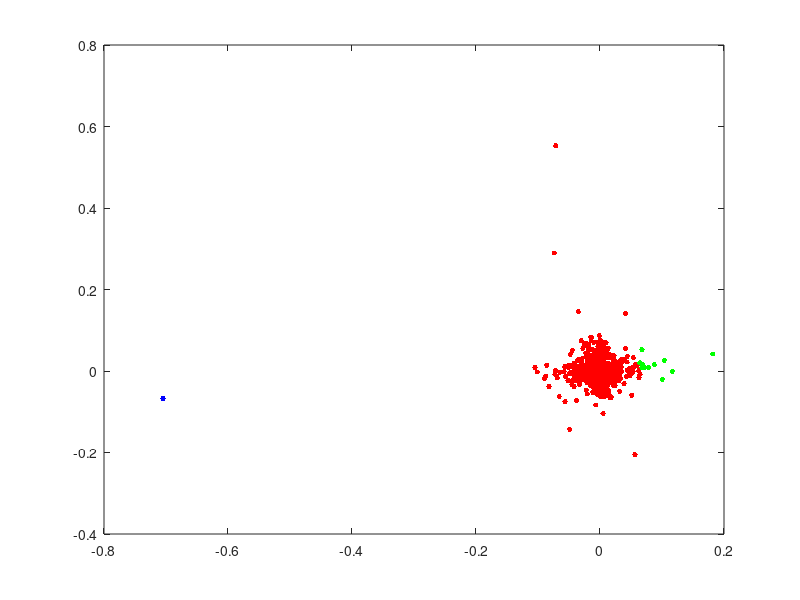

This figure's MATLAB source: (Note: this script raises an error after producing the figure.)
function CSE847HW4()

    function err = error(X, c, idx)
        err = 0;
        for n=1:size(X,0)
            err = err + norm(c(idx(n), :) - X(n), :)^2; % squared sum error
        end
    end

    function err = difference(old_c, c)
        err = 0;
        for n=1:size(c)
            err = err + abs(norm(c(n) - old_c(n)));
        end
    end

    function c = update_centers(X, idx)
        % disp(size(X, 1));
        idxmax = max(idx);
        x2size = size(X, 2);
        c = zeros(max(idx),size(X, 2));  % max of idx is # of clusters
        disp('C!');
        disp(c);
        counts = zeros(idxmax, 1);
        xsizey = size(X);
        idxsize = size(idx);
        % csize = size(c);
        for n=1:size(X, 1)
            % disp('c size');
            % disp(size(c));
            % disp('n');
            % disp(n)
            % disp('idx of n');
            % disp(idx(n));
            disp('thing im adding!');
            disp(c(idx(n), :) + X(n));
            c(idx(n), :) = c(idx(n), :) + X(n, :); % add x data point to 
            counts(idx(n)) = counts(idx(n)) + 1; % add membership
        end
        
        % disp('counts');
        % disp(counts)
        % disp('cpre');
        % disp(c);
        % divide
        for n=1:size(counts)
            % disp('idx(n)');
            
            % disp('counts(idx(n))');
            % disp(counts(idx(n)));
            c(n, :) = c(n, :)./counts(n);
        end
        disp('cpost');
        disp(c);
    end
    
    function idx = update_memberships(X, c)
        idx = zeros(size(X, 1), 1);
        
        for i=1:size(X, 1)
            temp = zeros(size(c, 1), 1);
            for j=1:size(temp, 1)
                temp(j) = norm(X(i, :)-c(j, :))^2;
            end
            [~, min_indx] = min(temp);  % only care about min index
            idx(i) = min_indx;
            % disp('temp/idx');
            % disp(temp);
            % disp(idx);
        end
    end

    function [idx, c] = cust_kmeans(X, k, tol)
        c = [];
        idx = [];
        % disp('X');
        % disp(X);
        % initiate first center
        c = [X(randi(size(X, 1)), :)];
        for n=1:k-1
            temp = zeros(size(X,1),1);
            for l=1:size(X, 1)
                c_dists = zeros(size(c,1), 1);
                for m=1:size(c,1)
                    c_dists(m) = (norm(X(l)-c(m)))^2;
                end
                % disp('m: ');
                % disp(m);
                % disp('cdists');
                % disp(c_dists);
                % c dists now has distance from point to all centroids
                [~, temp_c_min_idx] = min(c_dists);
                closest = c(temp_c_min_idx);
                % disp('closest centroid');
                % disp(closest);
                % temp will get distance from closest centroiid for point l
                temp(l) = norm(X(l)-closest)^2;
            end
            % disp('temps');
            % disp(temp);
            [~, max_dist_idx] = max(temp);
            % disp('max dist idx');
            % disp(max_dist_idx);
            % disp('X');
            % disp(X);
            % disp('c');
            % disp(c);
            c = [c; X(max_dist_idx, :)];
            
        end
        % disp('initalized c:');
        %  disp(c);
        idx = update_memberships(X, c);
        dif = tol*10;
        while dif > tol
            old_c = c;
            % disp('cs:');
            % disp(c);
            % disp('idx');
            % disp(idx);
            c = update_centers(X, idx);
            dif = difference(old_c, c);
            % plot_stuff(X, c, idx);
            % disp('dif');
            % disp(dif);
        end
        %  disp('cend:');
        % disp(c);
    end

    function [idx, c, ystar] = spectral_kmeans(X, k, tol, num_eigs)
        x_square = X*X.';
        [reigvs, eigs] = eig(x_square);
        disp('size x');
        disp(size(X));
        % disp('reigvs');
        % disp(reigvs);
        disp('size xsquare');
        disp(size(x_square));
        [eigs,ind] = sort(diag(eigs));
        reigvs = reigvs(:,ind);

        
        ystar = reigvs(:, 1:num_eigs);
        disp('ystar size');
        disp(size(ystar));
        [idx, c] = cust_kmeans(ystar, k, tol);
    end

    sample_data = randn(1000, 3);
    % [idx, c] = cust_kmeans(sample_data, 5, .001);
    % [idx, c] = kmeans(sample_data, 5);
    % disp('regular k-means centers');
    % disp(c);
    % X = sample_data;
    % threed_plot_stuff(X, c, idx);
    
    
    [idx, c, xs] = spectral_kmeans(sample_data, 3, .001, 2);
    disp('spectral k-means centers in 2d');
    disp(c);
    twod_plot_stuff(xs, c, idx);
    
    function [] = threed_plot_stuff(X, c, idx)
        figure;
        plot3(X(idx==1,1),X(idx==1,2),X(idx==1,3),'r.','MarkerSize',12)
        hold on
        plot3(X(idx==2,1),X(idx==2,2),X(idx==2,3),'b.','MarkerSize',12)
        hold on
        plot3(X(idx==3,1),X(idx==3,2),X(idx==3,3),'g.','MarkerSize',12)
        hold on
        plot3(X(idx==4,1),X(idx==4,2),X(idx==4,3),'c.','MarkerSize',12)
        hold on
        plot3(X(idx==5,1),X(idx==5,2),X(idx==5,3),'m.','MarkerSize',12)
        xlim('auto');
        ylim('auto');
        % plot3(c(:,1),c(:,2),c(:,3),'kx', 'MarkerSize',14,'LineWidth',3) 
        legend('Cluster 1','Cluster 2','Cluster 3', 'Cluster 4', 'Cluster 5', 'Centroids','Location','NE')
        title 'Cluster Assignments and Centroids'
        hold off
    end

    function [] = twod_plot_stuff(X, c, idx)
        figure;
        plot(X(idx==1,1),X(idx==1,2),'r.','MarkerSize',12)
        hold on
        plot(X(idx==2,1),X(idx==2,2),'b.','MarkerSize',12)
        hold on
        plot(X(idx==3,1),X(idx==3,2),'g.','MarkerSize',12)
        hold on
        plot(X(idx==4,1),X(idx==4,2),'c.','MarkerSize',12)
        hold on
        plot(X(idx==5,1),X(idx==5,2),'m.','MarkerSize',12)
        xlim('auto');
        ylim('auto');
        %  plot(c(:,1),c(:,2),'kx','MarkerSize',14,'LineWidth',3) 
        legend('Cluster 1','Cluster 2','Cluster 3', 'Cluster 4', 'Cluster 5', 'Centroids','Location','NE')
        title 'Cluster Assignments and Centroids'
        hold off
    end

end